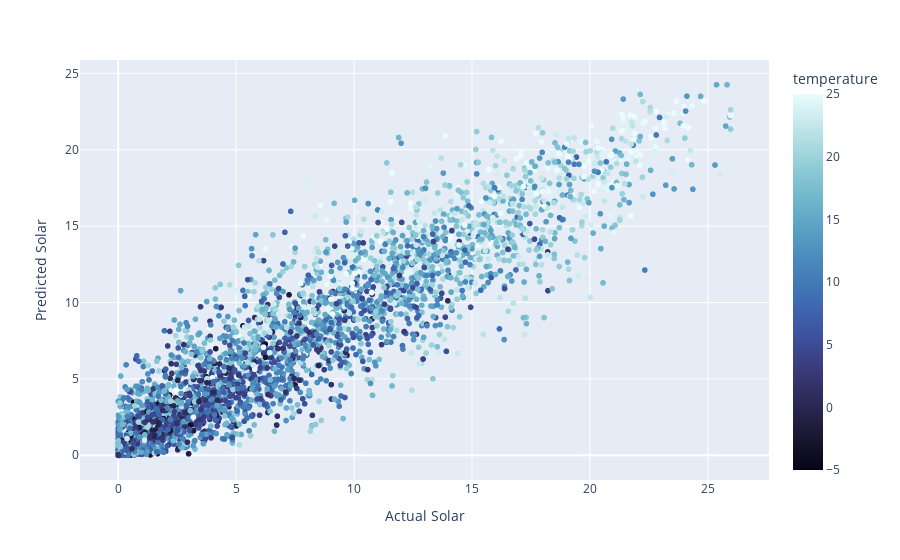

The notebook cell this image was saved under:
### Code cell
fig = px.scatter(x=y_test["solar_GW"], y=y_predict[:, 0], 
             color=X_test["temperature"], range_color=[-5, 25],
             color_continuous_scale="ice")
fig.update_layout(xaxis_title="Actual Solar", 
                  yaxis_title="Predicted Solar", 
                  coloraxis_colorbar=dict(title="temperature"))
fig.show()

### Figure 1 — Plotly figure (JSON) as saved in the notebook; plotly's stock layout.template omitted (floating-point values rounded to 4 significant figures; data arrays with more than 128 entries replaced by an {"elided": "..."} marker saying what was removed)
{"data": [{"hoverlabel": {"namelength": 0}, "hovertemplate": "x=%{x}<br>y=%{y}<br>color=%{marker.color}", "legendgroup": "", "marker": {"color": {"elided": "7004 float values"}, "coloraxis": "coloraxis", "symbol": "circle"}, "mode": "markers", "name": "", "showlegend": false, "type": "scattergl", "x": {"elided": "7004 float values"}, "xaxis": "x", "y": {"elided": "7004 float values"}, "yaxis": "y"}], "layout": {"coloraxis": {"cmax": 25, "cmin": -5, "colorbar": {"title": {"text": "temperature"}}, "colorscale": [[0, "rgb(3, 5, 18)"], [0.09091, "rgb(25, 25, 51)"], [0.1818, "rgb(44, 42, 87)"], [0.2727, "rgb(58, 60, 125)"], [0.3636, "rgb(62, 83, 160)"], [0.4545, "rgb(62, 109, 178)"], [0.5455, "rgb(72, 134, 187)"], [0.6364, "rgb(89, 159, 196)"], [0.7273, "rgb(114, 184, 205)"], [0.8182, "rgb(149, 207, 216)"], [0.9091, "rgb(192, 229, 232)"], [1, "rgb(234, 252, 253)"]]}, "legend": {"tracegroupgap": 0}, "margin": {"t": 60}, "xaxis": {"anchor": "y", "domain": [0, 1], "title": {"text": "Actual Solar"}}, "yaxis": {"anchor": "x", "domain": [0, 1], "title": {"text": "Predicted Solar"}}}}
